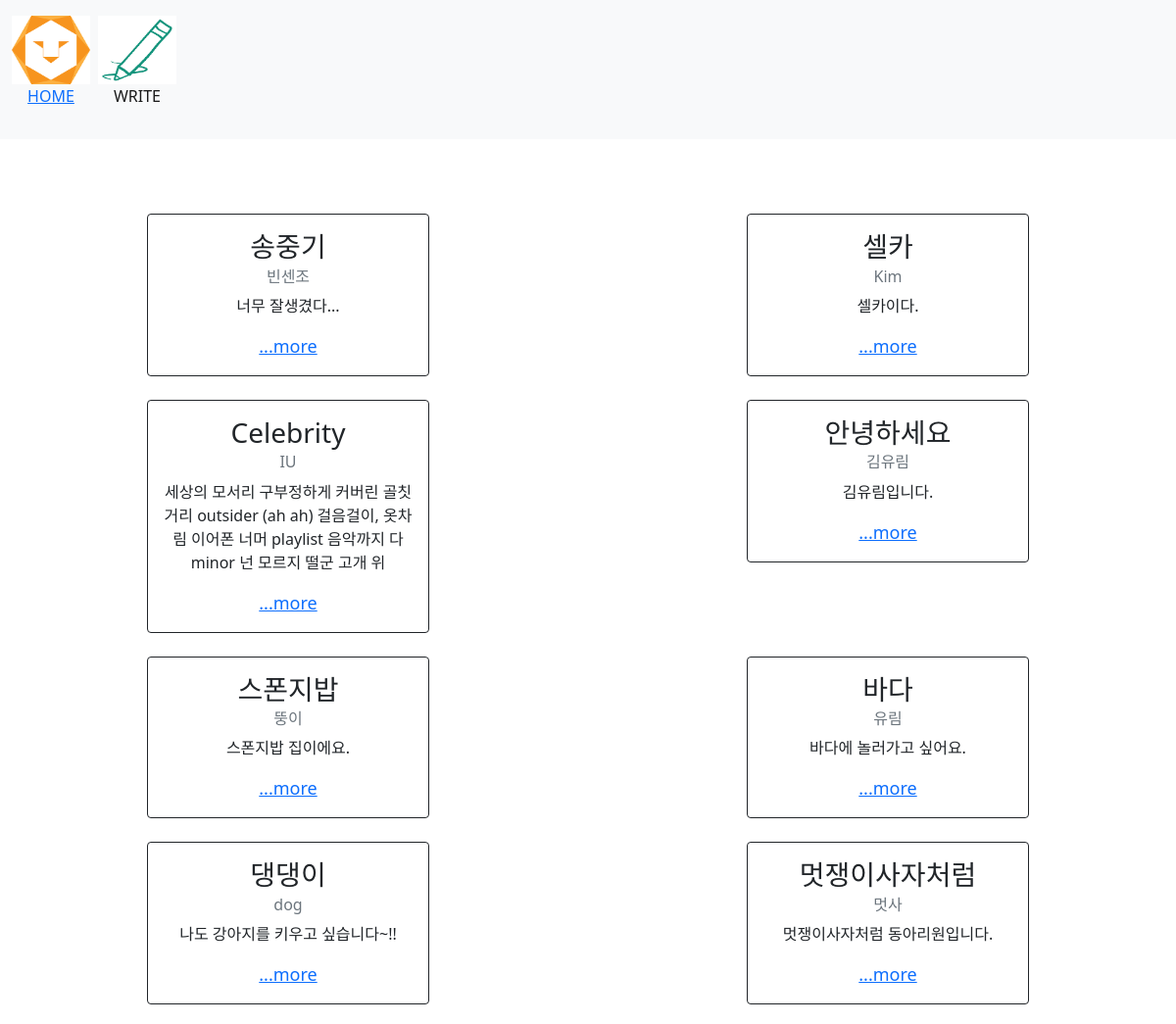
The page / on the database its author committed.
### formBlog/models.py (models this page shows, shortened)
class Blog(models.Model):
    objects = models.Manager()
    title = models.CharField(max_length=200)
    writer = models.CharField(max_length=100)
    pub_date = models.DateTimeField()
    body = models.TextField()
    image = models.ImageField(upload_to = 'formBlog/', blank=True, null=True)
    image_thumbnail = ImageSpecField(source = 'image',processors=[ResizeToFill(120,100)])
    def summary(self):
        return self.body[:100]

### staticBlog/views.py (the view)
# urls.py: path('', homeHtml, name="homeHtml"),
def homeHtml(request):
    blogObject = Blog.objects.all    # Blog 클래스에 있는 모든 객체를 불러와서 저장
    return render(request, 'home.html', {'blogObject':blogObject})

### staticBlog/templates/home.html
{% extends 'base.html' %}
    {% block content %}
    <body>
        <h1>Blog Project</h1>
        <div class="row row-cols-1 row-cols-md-2 g-4">
            {% for blogRow in blogObject %}
            <div class="col">
                <div class="card border-dark" style="margin: 0px 150px;">
                    <div class="card-body">
                        <h3 class="card-title">{{blogRow.title}}</h3>
                        <h6 class="card-subtitle mb-2 text-muted">{{blogRow.writer}}</h6>
                        <p class="card-text">{{blogRow.summary}}</p>
                        <a href="{%url 'detailHtml' blogRow.id %}" class="card-link" style="font-size: large;">...more</a>
                    </div>
                </div>
            </div>
            {% endfor %}
        </div>
    </body>
</html>
{% endblock %}

### lionproject4/templates/base.html (style rules this page uses)
body { text-align: center; background-image: url("https://encrypted-tbn0.gstatic.com/images?q=tbn:ANd9GcRQMYgrR1PXa2mB5_OUM6zI_STe18wgimN4iQ&usqp=CAU"); background-size: 800px; margin-bottom: 20px; }
h1 { font-family: 'Impact'; color: white; padding-top: 20px; }

### rows shown on the page
Blog: title "송중기", writer "빈센조", summary "너무 잘생겼다..."
Blog: title "셀카", writer "Kim", summary "셀카이다."
Blog: title "Celebrity", writer "IU", summary "세상의 모서리 구부정하게 커버린 골칫거리 outsider (ah ah) 걸음걸이, 옷차림 이어폰 너머 playlist 음악까지 다 minor 넌 모르지 떨군 고개 위"
Blog: title "안녕하세요", writer "김유림", summary "김유림입니다."
Blog: title "스폰지밥", writer "뚱이", summary "스폰지밥 집이에요."
Blog: title "바다", writer "유림", summary "바다에 놀러가고 싶어요."
Blog: title "댕댕이", writer "dog", summary "나도 강아지를 키우고 싶습니다~!!"
Blog: title "멋쟁이사자처럼", writer "멋사", summary "멋쟁이사자처럼 동아리원입니다."
